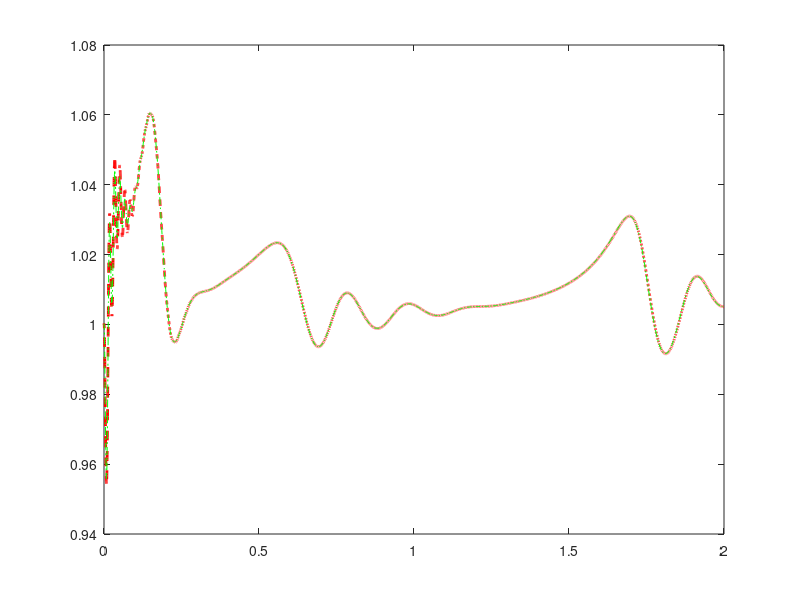

Write MATLAB code to recreate this figure.
function RunExplicitGen
%stable for hmin = 1e-4
%Given machine parameters
Rs = 0.01524;
Ll = 0.01524;
Lmd = 2.81;
Lmq = 1.64;
Rfd = 0.004319;
Llfd = 0.531;
Rkd = 0.2343;
Llkd = 2.655;
Rkq1 = 0.03365;
Llkq1 = 0.2408;
H = 0.3222;
Rkq2 = 0.03365;


%Network reference frame stator terminal voltages
V_d = 1;
V_q = 0;
Pm = 0.8;%Input mechanical power
V_fd = 0.001;%Input field excitation
wb = 377;
omega0 = 1;

%needs h = 1e-4 
tspan = [0,2]; x0 = zeros(8,1);x0(8) = 1;
[t1,x1] = ode45(@RunDynamics,tspan,x0);

% %Explicit method starts
t0 = tspan(1);tend = tspan(2);
x=[x0];t = t0; h=1e-4;
while t<=tend
    x = [x (x(:,end) + h*RunDynamics(t,x(:,end)))];
    t = t+h
end
    
function dx = RunDynamics(t,x)
i_d=x(1); i_q = x(2); i_fd = x(3);
i_kd=x(4); i_kq1 = x(5); i_kq2 = x(6);
delta = x(7); omega = x(8);

dx = [ (wb*(Llfd*Llkd*V_q*cos(delta) - Llkd*Lmd*V_fd + Llfd*Lmd*V_q*cos(delta) + Llkd*Lmd*V_q*cos(delta) + Llfd*Llkd*V_d*sin(delta) + Llfd*Lmd*V_d*sin(delta) + Llkd*Lmd*V_d*sin(delta) + Llkd*Lmd*Rfd*i_fd + Llfd*Lmd*Rkd*i_kd - Llfd*Llkd*Rs*i_d - Llfd*Lmd*Rs*i_d - Llkd*Lmd*Rs*i_d + Ll*Llfd*Llkd*i_q*omega + Ll*Llfd*Lmd*i_q*omega + Ll*Llkd*Lmd*i_q*omega + Llfd*Llkd*Lmq*i_kq1*omega + Llfd*Llkd*Lmq*i_kq2*omega + Llfd*Llkd*Lmq*i_q*omega + Llfd*Lmd*Lmq*i_kq1*omega + Llfd*Lmd*Lmq*i_kq2*omega + Llkd*Lmd*Lmq*i_kq1*omega + Llkd*Lmd*Lmq*i_kq2*omega + Llfd*Lmd*Lmq*i_q*omega + Llkd*Lmd*Lmq*i_q*omega))/(Ll*Llfd*Llkd + Ll*Llfd*Lmd + Ll*Llkd*Lmd + Llfd*Llkd*Lmd);
                                                                                                                                                                                                                                                                                 -(wb*(Llkq1*Rs*i_q - Lmq*Rkq2*i_kq2 - Lmq*Rkq1*i_kq1 + 2*Lmq*Rs*i_q + Llkq1*V_d*cos(delta) + 2*Lmq*V_d*cos(delta) - Llkq1*V_q*sin(delta) - 2*Lmq*V_q*sin(delta) + Ll*Llkq1*i_d*omega + 2*Ll*Lmq*i_d*omega + Llkq1*Lmd*i_d*omega + Llkq1*Lmd*i_fd*omega + Llkq1*Lmd*i_kd*omega + 2*Lmd*Lmq*i_d*omega + 2*Lmd*Lmq*i_fd*omega + 2*Lmd*Lmq*i_kd*omega))/(Ll*Llkq1 + 2*Ll*Lmq + Llkq1*Lmq);
                                                                                                                                                                                                                                                                                                 -(wb*(Llkd*Lmd*V_q*cos(delta) - Ll*Lmd*V_fd - Llkd*Lmd*V_fd - Ll*Llkd*V_fd + Llkd*Lmd*V_d*sin(delta) + Ll*Llkd*Rfd*i_fd + Ll*Lmd*Rfd*i_fd + Llkd*Lmd*Rfd*i_fd - Ll*Lmd*Rkd*i_kd - Llkd*Lmd*Rs*i_d + Ll*Llkd*Lmd*i_q*omega + Llkd*Lmd*Lmq*i_kq1*omega + Llkd*Lmd*Lmq*i_kq2*omega + Llkd*Lmd*Lmq*i_q*omega))/(Ll*Llfd*Llkd + Ll*Llfd*Lmd + Ll*Llkd*Lmd + Llfd*Llkd*Lmd);
                                                                                                                                                                                                                                                                                                                                -(wb*(Ll*Lmd*V_fd + Llfd*Lmd*V_q*cos(delta) + Llfd*Lmd*V_d*sin(delta) - Ll*Lmd*Rfd*i_fd + Ll*Llfd*Rkd*i_kd + Ll*Lmd*Rkd*i_kd + Llfd*Lmd*Rkd*i_kd - Llfd*Lmd*Rs*i_d + Ll*Llfd*Lmd*i_q*omega + Llfd*Lmd*Lmq*i_kq1*omega + Llfd*Lmd*Lmq*i_kq2*omega + Llfd*Lmd*Lmq*i_q*omega))/(Ll*Llfd*Llkd + Ll*Llfd*Lmd + Ll*Llkd*Lmd + Llfd*Llkd*Lmd);
                                                                                                                                                                                                                                                                                                                                               (wb*(Llkq1*Lmq*V_d*cos(delta) - Llkq1*Lmq*V_q*sin(delta) - Ll*Llkq1*Rkq1*i_kq1 - Ll*Lmq*Rkq1*i_kq1 + Ll*Lmq*Rkq2*i_kq2 - Llkq1*Lmq*Rkq1*i_kq1 + Llkq1*Lmq*Rs*i_q + Ll*Llkq1*Lmq*i_d*omega + Llkq1*Lmd*Lmq*i_d*omega + Llkq1*Lmd*Lmq*i_fd*omega + Llkq1*Lmd*Lmq*i_kd*omega))/(Ll*Llkq1^2 + Llkq1^2*Lmq + 2*Ll*Llkq1*Lmq);
                                                                                                                                                                                                                                                                                                                                               (wb*(Llkq1*Lmq*V_d*cos(delta) - Llkq1*Lmq*V_q*sin(delta) - Ll*Llkq1*Rkq2*i_kq2 + Ll*Lmq*Rkq1*i_kq1 - Ll*Lmq*Rkq2*i_kq2 - Llkq1*Lmq*Rkq2*i_kq2 + Llkq1*Lmq*Rs*i_q + Ll*Llkq1*Lmq*i_d*omega + Llkq1*Lmd*Lmq*i_d*omega + Llkq1*Lmd*Lmq*i_fd*omega + Llkq1*Lmd*Lmq*i_kd*omega))/(Ll*Llkq1^2 + Llkq1^2*Lmq + 2*Ll*Llkq1*Lmq);
                                                                                                                                                                                                                                                                                                                                                                                                                                                                                                                                                                                                                                                   wb*(omega - omega0);
                                                                                                                                                                                                                                                                                                                                                                                                                                                                                                                                                                      (i_q*(V_d*cos(delta) - V_q*sin(delta)) - i_d*(V_q*cos(delta) + V_d*sin(delta)) + Pm/omega)/(2*H)];
 
end
t = linspace(t0,tend,size(x,2));
plot(t,x(8,:),'r--','linewidth',2);hold on;
plot(t1,x1(:,8),'g-.')
end